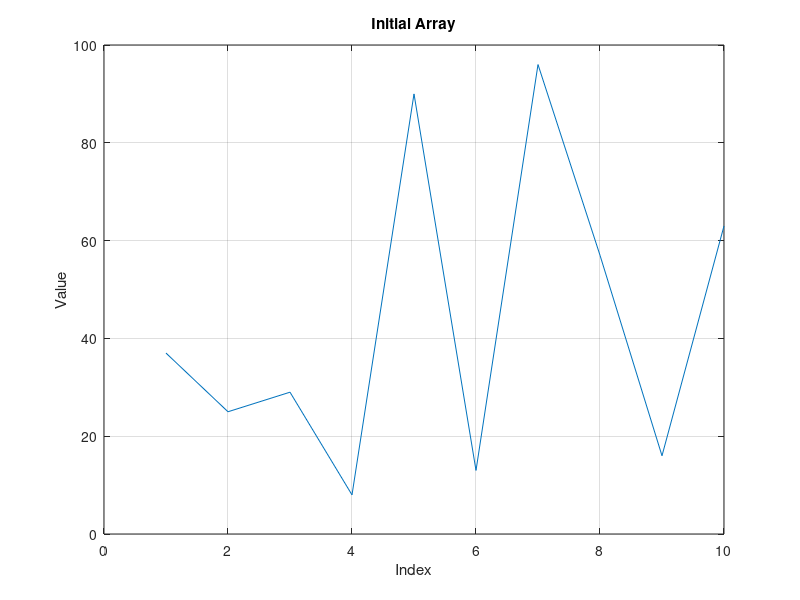
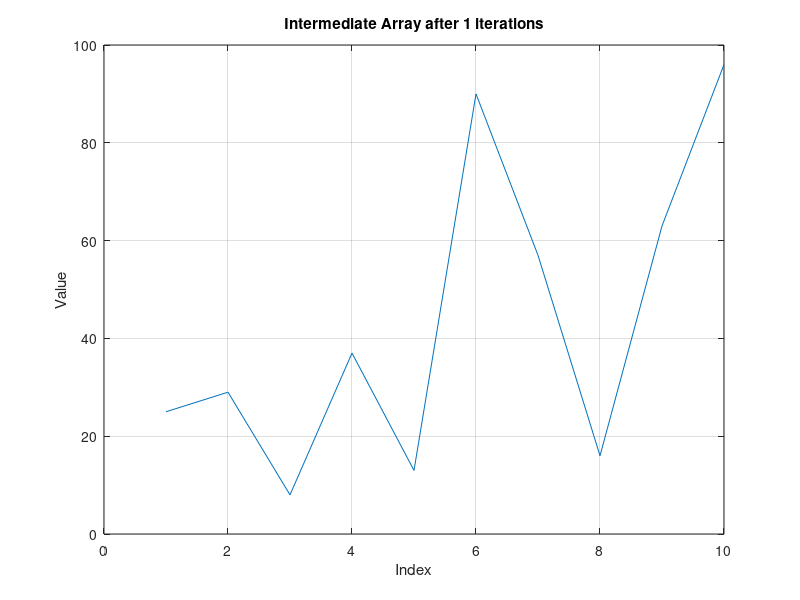
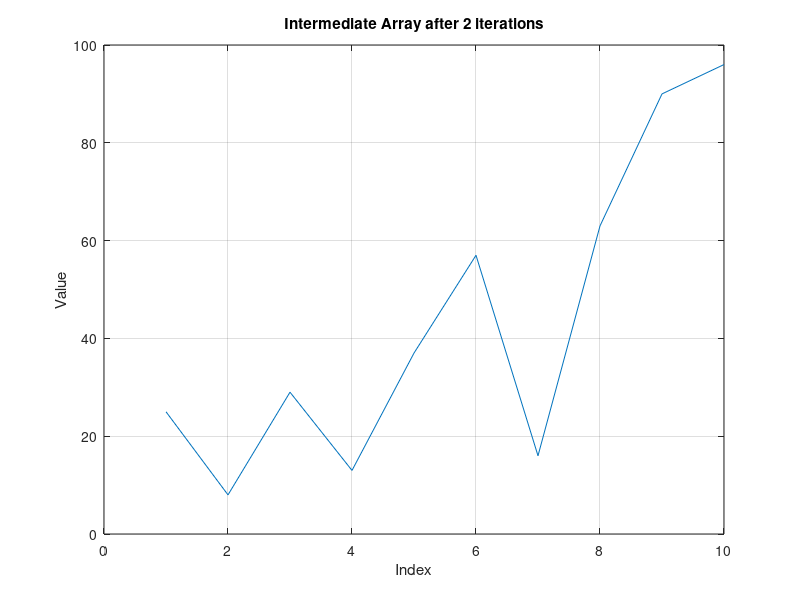
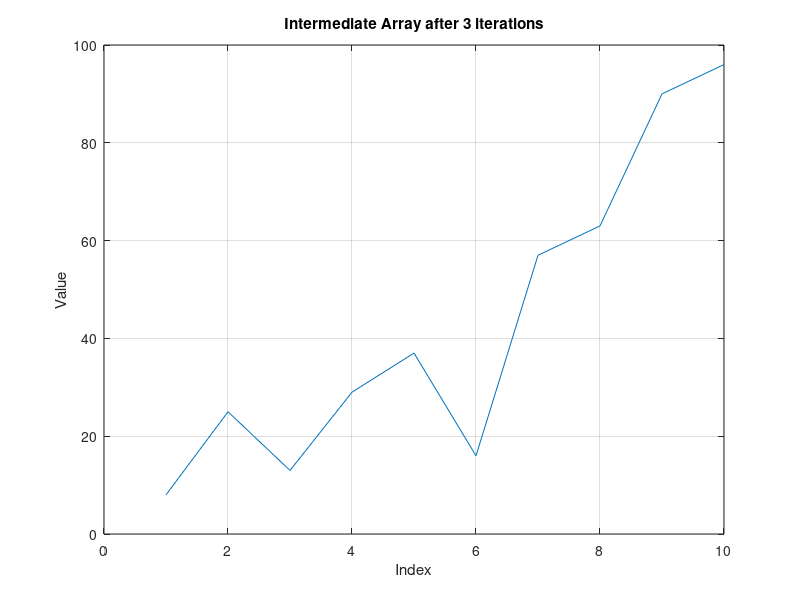

Write the MATLAB code that produced these figures, in order.
% Bubble Sort Visualizer
clear; close all;

function visualizeBubbleSort()
    % Initialize data structure to hold input array
    array = randi([1 100], 10, 1);
    
    % Display initial array
    figure;
    plot(array);
    title('Initial Array');
    xlabel('Index');
    ylabel('Value');
    grid on;

    % Perform bubble sort and display intermediate steps
    for i = 2:length(array)
        swapped = false;
        for j = 1:length(array) - i + 1
            if array(j) > array(j+1)
                temp = array(j);
                array(j) = array(j+1);
                array(j+1) = temp;
                swapped = true;
            end
        end
        % Display current array
        figure;
        plot(array);
        title(['Intermediate Array after ' num2str(i-1) ' iterations']);
        xlabel('Index');
        ylabel('Value');
        grid on;
        if ~swapped
            break;
        end
    end

    % Display final sorted array
    figure;
    plot(array);
    title('Final Sorted Array');
    xlabel('Index');
    ylabel('Value');
    grid on;

end

% Call the function to start the visualization
visualizeBubbleSort();
